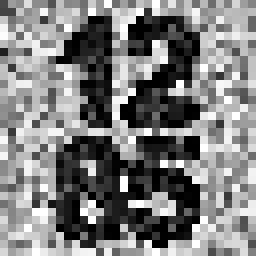
#> input picture wmtemp/watermark_binary1.jpg, 32 x 32 px, found by its file name (shown 8 times larger)
$ python avg.py
#> lines starting #> are read from the running program, lines starting #| are printed output that depends on the picture
import numpy as np
from PIL import Image

# Load the images
image1 = np.array(Image.open('wmtemp/watermark_binary1.jpg'))
#> image1 is the input picture: shape (32, 32); min 0, max 255, mean 126.3
image2 = np.array(Image.open('wmtemp/watermark_binary2.jpg'))
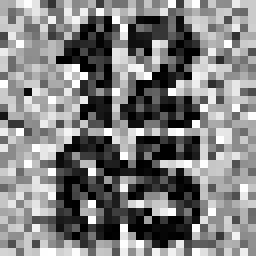
#> input picture wmtemp/watermark_binary2.jpg, 32 x 32 px, found by its file name (shown 8 times larger)
#> image2 is the input picture: shape (32, 32); min 0, max 255, mean 127
image3 = np.array(Image.open('wmtemp/watermark_binary3.jpg'))
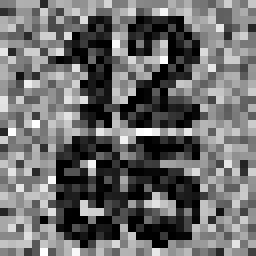
#> input picture wmtemp/watermark_binary3.jpg, 32 x 32 px, found by its file name (shown 8 times larger)
#> image3 is the input picture: shape (32, 32); min 0, max 255, mean 108

# Calculate the average
average_image = np.mean([image1, image2, image3], axis=0)
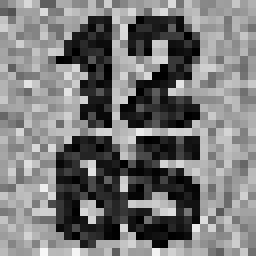
#> average_image: shape (32, 32) float64 (shown 8 times larger); min 0, max 248, mean 120.4

# Save the average image
Image.fromarray(average_image.astype(np.uint8)).save('wmtemp/watermark_average_image.jpg')
